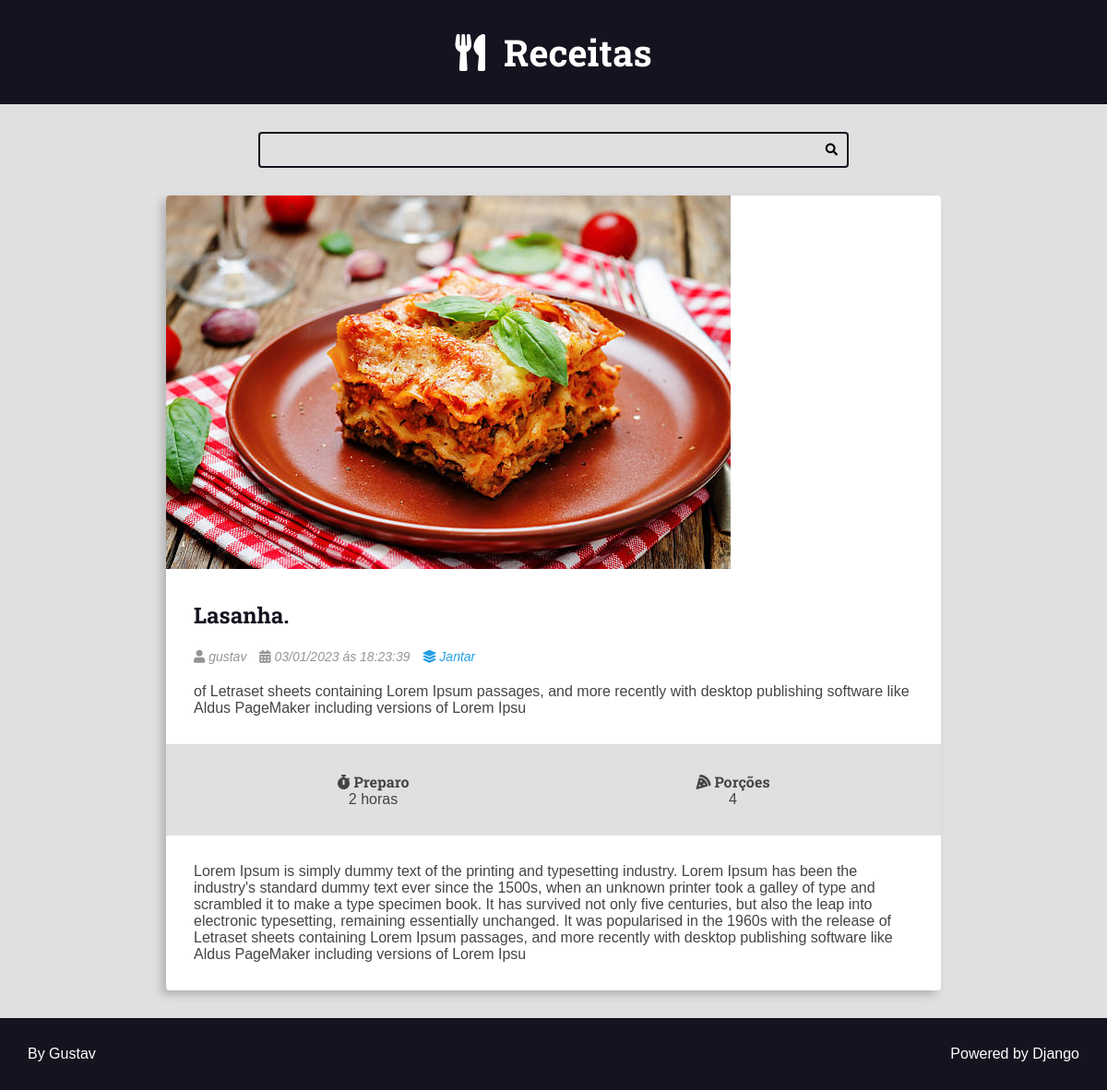
The app's page /recipes/3/ with its own data.
### recipes/models.py (models this page shows, shortened)
class Recipe(models.Model):
    title = models.CharField(max_length=65)
    description = models.CharField(max_length=165)
    slug = models.SlugField(unique=True)
    preparation_time = models.IntegerField()
    preparation_time_unit = models.CharField(max_length=65)
    servings = models.IntegerField()
    servings_unit = models.CharField(max_length=65)
    preparation_steps = models.TextField()
    preparation_steps_is_html = models.BooleanField(default=False)
    created_at = models.DateTimeField(auto_now_add=True)
    updated_at = models.DateTimeField(auto_now=True)
    is_published = models.BooleanField(default=False)
    cover = models.ImageField(
        upload_to='recipes/covers/%Y/%m/%d/',  blank=True,  default=''
        )
    category = models.ForeignKey(
        Category, on_delete=models.SET_NULL, null=True, default=None
        )
    author = models.ForeignKey(User, on_delete=models.SET_NULL, null=True)

class Category(models.Model):
    name = models.CharField(max_length=60)

### recipes/views.py (the view)
# urls.py: path('recipes/<int:id>/', views.recipe, name='recipe'),
def recipe(request: HttpRequest, id: int) -> HttpResponse:
    recipe: Recipe = get_object_or_404(Recipe, id=id, is_published=True)
    return render(request, 'recipes/pages/recipe-view.html', context={
            'recipe': recipe,
            'is_detail_page': True
            })

### recipes/templates/recipes/pages/recipe-view.html (shortened to what this page needs)
{% extends 'global/base.html'%}
{% block 'content'%}
    <div class="main-content main-content-detail container">
        {% include 'recipes/partials/recipe.html'%}
    </div>
{% endblock%}

### recipes/templates/recipes/partials/recipe.html (shortened to what this page needs)
<div class="recipe recipe-list-item">
    <div class="recipe-cover">
        {% if recipe.cover%}
            <a href="{% url  'recipes:recipe' recipe.id %}">
            <img src="{{recipe.cover.url}}" alt="Temporário">
            </a>
        {% endif %}
    </div>
    <div class="recipe-title-container">
        <h2 class="recipe-title">
            <a href="{% url  'recipes:recipe' recipe.id %}">
                {{recipe.title}}.
            </a>
        </h2>
    </div>
    <div class="recipe-author">
        {%if recipe.author is not None%}
            <span class="recipe-author-item">
                <i class="fas fa-user"></i>
                {% if recipe.first_name%}
                    {{recipe.author.first_name}} {{recipe.author.last_name}}
                {% else%}
                    {{recipe.author.username}}
                {% endif %}
            </span>
        {% endif %}
        <span class="recipe-author-item">
            <i class="fas fa-calendar-alt"></i>
            {{recipe.created_at|date:"d/m/Y"}} ás {{recipe.created_at|date:"H:i:s"}}
        </span>
        {% if recipe.category is not None%}
            <span class="recipe-author-item">
                <a href="{% url 'recipes:category' recipe.category.id %}">
                    <i class="fas fa-layer-group"></i>
                    <span>{{recipe.category.name}}</span>
                </a>
            </span>
        {% endif %}
    </div>
    <div class="recipe-content">
        <p>{{recipe.description}}</p>
    </div>
    <div class="recipe-meta-container">
        <div class="recipe-meta recipe-preparation">
            <h3 class="recipe-meta-title"><i class="fas fa-stopwatch"></i> Preparo</h3>
            <div class="recipe-meta-text">
                {{recipe.preparation_time}} {{recipe.preparation_time_unit}}
            </div>
        </div>
        <div class="recipe-meta recipe-servings">
            <h3 class="recipe-meta-title"><i class="fas fa-pizza-slice"></i> Porções</h3>
            <div class="recipe-meta-text">
                {{recipe.servings}} {{recipes.servings_unit}}
            </div>
        </div>
    </div>
    {% if is_detail_page is True %}
        <div class="preparation-steps">
            {{ recipe.preparation_steps|linebreaksbr }}
        </div>
    {% endif %}
</div>

### base_static/global/css/style.css (style rules this page uses)
:root { --color-primary: #269fe6; --color-primary-hover: #2086c2; --color-primary-dark: #13141f; --color-primary-dark-hover: #212336; --color-primary-light: #d4ecfa; --color-primary-light-hover: #bdd8e7; --color-white: #fff; --color-black: #000; --color-dark-text: #444; --color-info-light: #cce5ff; --color-debug-light: #cce5ff; --color-success-light: #d4edda; --color-alert-light: #fff3cd; --color-warning-light: #fff3cd; --color-error-light: #f8d7da; --color-info-dark: #4d86c4; --color-debug-dark: #4d86c4; --color-success-dark: #4a9c5d; --color-alert-dark: #927f40; --color-warning-dark: #927f40; --color-error-dark: #da525d; --color-gray-0: #f9f9f9; --color-gray-1: #e0e0e0; --color-gray-2: #c7c7c7; --color-gray-3: #aeaeae; --color-gray-4: #959595; --color-gray-5: #7d7d7d; --color-gray-6: #646464; --color-gray-7: #4b4b4b; --color-gray-8: #323232; --color-gray-9: #191919; --font-primary: sans-serif; --font-headings: 'Roboto Slab', serif; --spacing-gutter-medium: 3rem; --spacing-gutter-large: 4rem; }
* { padding: 0; margin: 0; box-sizing: border-box; }
html { font-size: 62.5%; }
body { font-size: 1.6rem; font-family: var(--font-primary); background: var(--color-gray-1); color: var(--color-dark-text); }
h1, h2, h3, h4, h5, h6 { font-family: var(--font-headings); }
img { max-width: 100%; }
a { color: var(--color-primary); text-decoration: none; }
.container { max-width: 144rem; margin: 0 auto; padding: var(--spacing-gutter-medium); }
.main-content { padding-top: 0; }
.recipe { background: var(--color-white); box-shadow: -5px 5px 10px rgba(0, 0, 0, 0.2); transform: scale(1); transition: all 300ms ease-in-out; border-radius: 0.4rem; overflow: hidden; }
.recipe img { max-width: 100%; }
.recipe-list-item { max-width: 64rem; height: fit-content; }
.recipe-title-container { padding: var(--spacing-gutter-medium); padding-bottom: 2rem; }
.recipe-title-container a { text-decoration: none; color: var(--color-primary-dark); }
.recipe-author { padding: 0 var(--spacing-gutter-medium); }
.recipe-content { padding: var(--spacing-gutter-medium); padding-top: 2rem; }
.recipe-author-item { color: var(--color-gray-4); margin-right: 1rem; font-style: italic; font-size: 1.4rem; }
.recipe-author a { color: var(--color-primary); transition: all 300ms ease-in-out; text-decoration: none; }
.recipe-meta-container { display: flex; flex-flow: row wrap; padding: var(--spacing-gutter-medium); background: var(--color-gray-1); }
.recipe-meta { display: flex; flex-flow: column nowrap; flex-shrink: 1; flex-grow: 1; text-align: center; }
.recipe-meta-title { font-size: 1.6rem; }
.preparation-steps { padding: var(--spacing-gutter-medium); }
.main-content-detail .recipe-list-item { max-width: 84rem; margin: 0 auto; }

### records on screen
Recipe: cover (picture), title "Lasanha", author.username "gustav", created_at "03/01/2023", created_at "18:23:39", category.name "Jantar", description "of Letraset sheets containing Lorem Ipsum passages, and more recently with desktop publishing software like Aldus PageMaker including versions of Lorem Ipsu", preparation_time "2", preparation_time_unit "horas", servings "4", preparation_steps "Lorem Ipsum is simply dummy text of the printing and typesetting industry. Lorem Ipsum has been the industry's standard dummy text ever since the 1500s, when an unknown printer took a galley of type and scrambled it to make a type specimen book. It has survived not only five centuries, but also the leap into electronic typesetting, remaining essentially unchanged. It was popularised in the 1960s with the release of Letraset sheets containing Lorem Ipsum passages, and more recently with desktop publishing software like Aldus PageMaker including versions of Lorem Ipsu"
